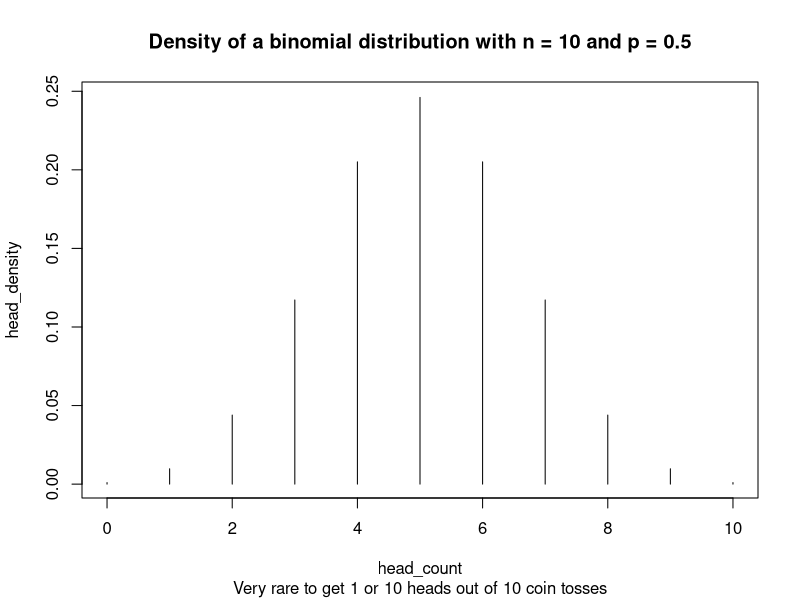
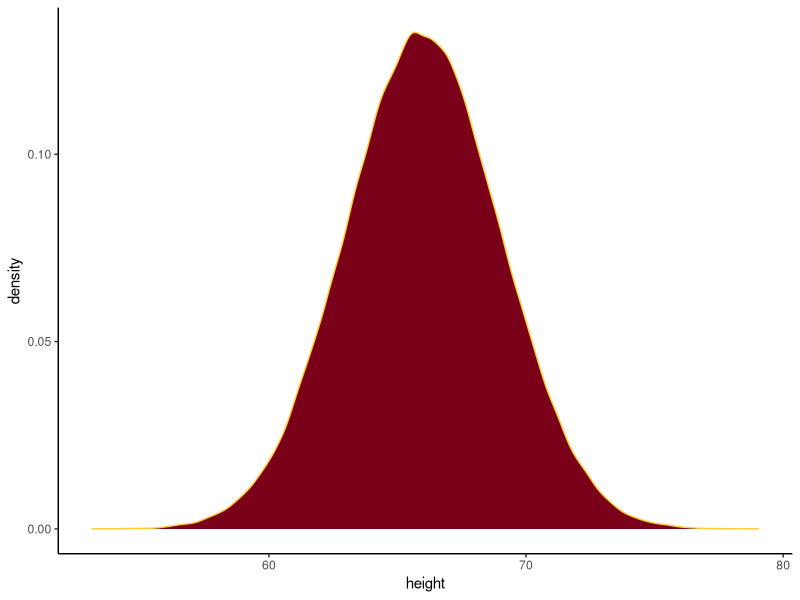
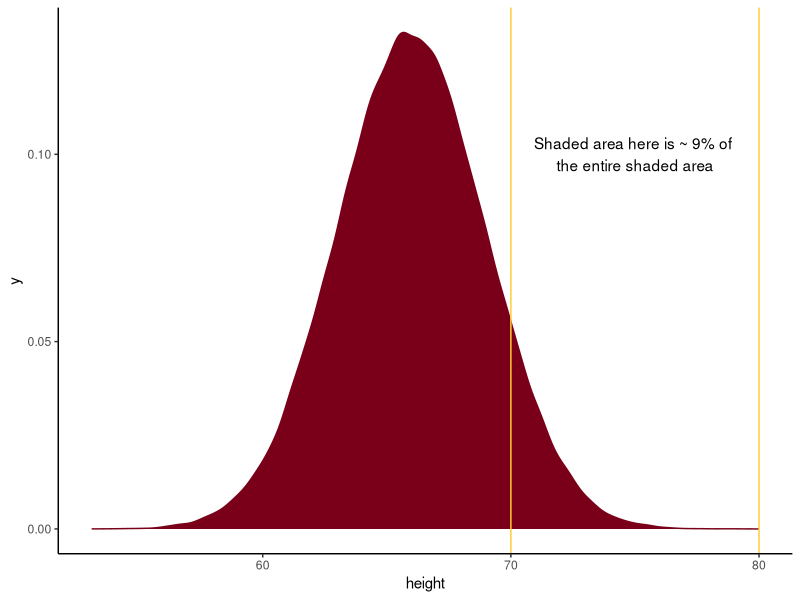

The R script that drew these images, in order:
## ---- chunk 1
knitr::opts_chunk$set(echo = TRUE, warning = FALSE, message = FALSE,
                      fig.height = 4)
## ---- chunk 2
library(ggplot2)
## ---- chunk 3
# set seed for reproducibility
set.seed(8814)

# Bernoulli distribution
# Flip a fair coin once,
# n = number of observations
# size = number of trials
rbinom(n = 1, size = 1, prob = 0.5)

# Bernoulli distribution
# Flip a single fair coin 1000 times
bern_data <- rbinom(n = 1000, size = 1, prob = 0.5)

# Mean and variance
# E(X) = p = 0.5
# Var(X) = p*(1-p) = 0.25
# should be close to the theoretical values!
mean(bern_data)
var(bern_data)

# Binomial distribution
# Flip a set of 10 fair coins 10 times, 
# Record number of heads in each trial
(bern_data2 = rbinom(n = 10, size = 10, prob = 0.5))

# Mean and variance
# E(X) = n*p = 10*0.5 = 5
# Var(X) = n*p*(1-p) = 10*0.5*0.5 = 2.5
mean(bern_data2)
var(bern_data2)

# What if we increase the number of random observations?
# The sample mean and variance are closer to E(X) and Var(X)
mean(rbinom(n = 1000, size = 10, prob = 0.5))
var(rbinom(n = 1000, size = 10, prob = 0.5))
## ---- chunk 4
# set seed for reproducibility
set.seed(8814)

# Generate 10 random deviates from N(0, 1)
x <- rnorm(10)

# Compute the mean and variance of x
mean(x)
var(x)

# What if we increase the number of random observations?
# The sample mean and variance are closer to mu and sigma^2
mean(rnorm(n = 100000))
var(rnorm(n = 100000))
## ---- chunk 5
# generate data
head_count   <- 0:10
head_density <- dbinom(head_count, size = 10, prob = 0.5)
## ---- chunk 6
# plot the distribution
plot(head_count, head_density, 
     # type = "h" for histogram or high-density
     type = "h",
     main = "Density of a binomial distribution with n = 10 and p = 0.5",
     sub = "Very rare to get 1 or 10 heads out of 10 coin tosses")
## ---- chunk 7
# generate data
height <- rnorm(n = 100000, mean = 66, sd = 3)

# plot data
ggplot(data = as.data.frame(height), aes(x = height)) +
  geom_density(color = "#FFCC33", fill = "#7A0019") +
  theme_classic()
## ---- chunk 8
# dbinom exact probability
dbinom(x = 8, size = 10, prob = 0.5)
## ---- chunk 9
# dbinom probability from 3 through 5
sum(dbinom(x = 3:5, size = 10, prob = 0.5))

# pbinom probability of getting 5 or below
#   minus probability of getting 2 or below
#   equal probability of getting 3, 4, or 5
pbinom(q = 5, size = 10, prob = 0.5) - 
  pbinom(q = 2, size = 10, prob = 0.5)
## ---- chunk 10
# qbinom success range for a given probability
qbinom(p = 0.25, size = 10, prob = 0.5)

# double check against pbinom
pbinom(q = 3, size = 10, prob = 0.5) # too small < 0.25
pbinom(q = 4, size = 10, prob = 0.5) # >= 0.25
## ---- chunk 11

## ---- chunk 12
# pnorm probability of being 80 inches or below
#   minus probability of being 70 inches or below
#   equal probability of being between 70 and 80 inches
pnorm(q = 80, mean = 66, sd = 3) -
  pnorm(q = 70, mean = 66, sd = 3)
## ---- chunk 13
# density plot same as before
ggplot(data = as.data.frame(height), aes(x = height)) +
  geom_density(color = "#7A0019", fill = "#7A0019") + 
  # adding vertical lines indicating 70 and 80 inches
  geom_vline(xintercept = 70, color = "#FFCC33") +
  geom_vline(xintercept = 80, color = "#FFCC33") +
  # add some annotation
  annotate("text",
           label = "Shaded area here is ~ 9% of \nthe entire shaded area",
           x = 75, y = 0.10)+
  theme_classic()
## ---- chunk 14

